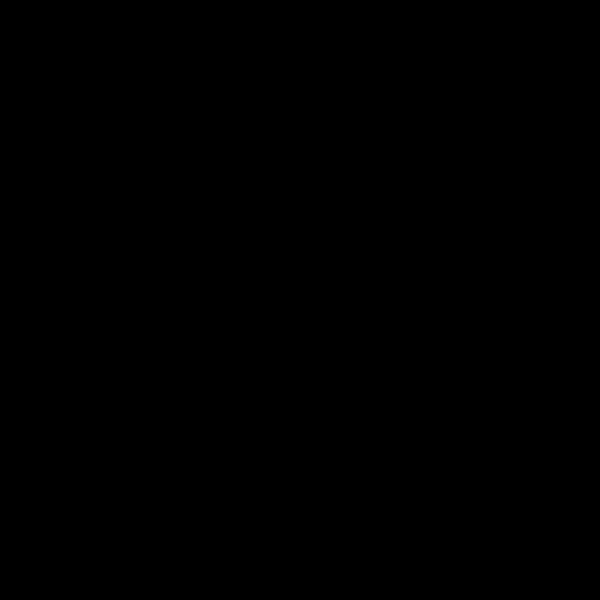
Frame 1 (no input)
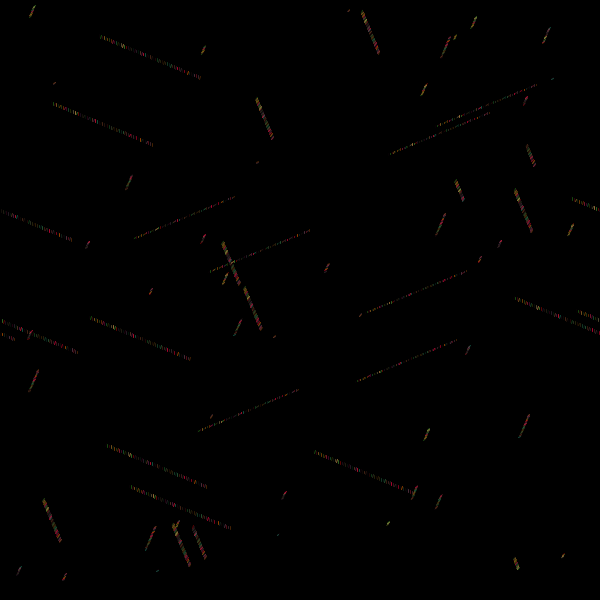
Frame 60 (the mouse pressed at the canvas centre just before this capture)
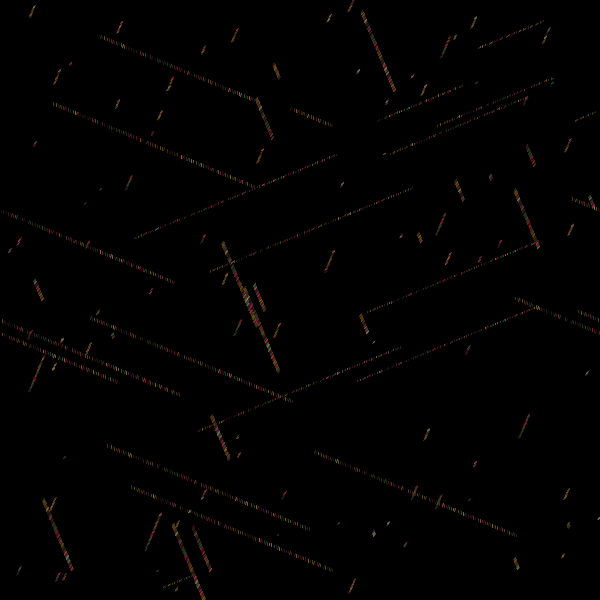
Frame 120 (the mouse held since frame 60 and released just before this capture)

The Processing sketch that drew these frames (run headless with seeded random() and noise(); from frame 60 on, the mouse is pressed at the canvas centre):

// Processing sketch: processing_62925
// ── processing_62925.pde

/***
* Sketch original de Leo Solaas
* Modificado por Agustín Pecchia para el Seminario de Arte Generarivo
* Maestría en Artes Electrónicas - UNTreF 2012
* Este código se distribuye bajo licencia GNU/GPL v3: http://www.gnu.org/licenses/gpl.txt
***/
//cantidad de agentes autónomos
int cant = 34;

Bola bolas[];

void setup(){
  size(600, 600);
  background(0);
  //fill(0);
  //strokeWeight(2);
   smooth();
   //crear todos los agentes y almacenarlos en un array
  bolas = new Bola[cant];
  for(int n=0; n<cant; n++){
    bolas[n] = new Bola();
  }
  
}

void draw(){
  //color del trazo
  stroke(random(255), random(163), random(98),random(10,200));
  //recorrer todos los agentes y moverlos
  for(int i=0; i<cant; i++){
    bolas[i].paso();
  }
}

//definición de la clase Bola
class Bola{
  // vectores de posición y velocidad
  PVector pos, vel;

  Bola(){
    pos = new PVector(random(width), random(height));
    vel = new PVector(random(2)<1 ? -1 : 1, random(2)<1 ? -1 : 1);
    vel.normalize();
  }
  
  void paso(){
    // almacenar la posición actual antes de cambiarla
    //incrementa la posición x y decrece la posición en y
    PVector prev = new PVector(pos.x+1, pos.y-2);
    //modificar mi posición actual sumándole mi velocidad
    pos.add(vel);

    
    //leer el color del pixel en el que estoy
    color pcol = get(int(pos.x), int(pos.y));
    
    //dibujar trayectoria
    line(prev.x, prev.y, pos.x, pos.y);
    
    //si estoy en un pixel que ya fue pintado, saltar a otro punto de la pantalla
    //dependiendo del color del pixel original
    if(red(pcol) > 150){
      pos.x = random(width);
      pos.y = random(height);
      }
    if(green(pcol) > 83){
      pos.x = random(width);
      pos.y = random(height);
      }
    if(blue(pcol) > 42){
      pos.x = random(width);
      pos.y = random(height);
      } 
    
    //si me voy por un borde de la pantalla, reingresar por el opuesto
    //cambia la dirección x y en algún momento se va sin retorno... :( 
    if(pos.x < 0) pos.x = 0;
    pos.x++;
    if(pos.x > width) pos.x -= width;
    if(pos.y < 0) pos.y = 0;
    if(pos.x > height) pos.y -= height;
  }
}
